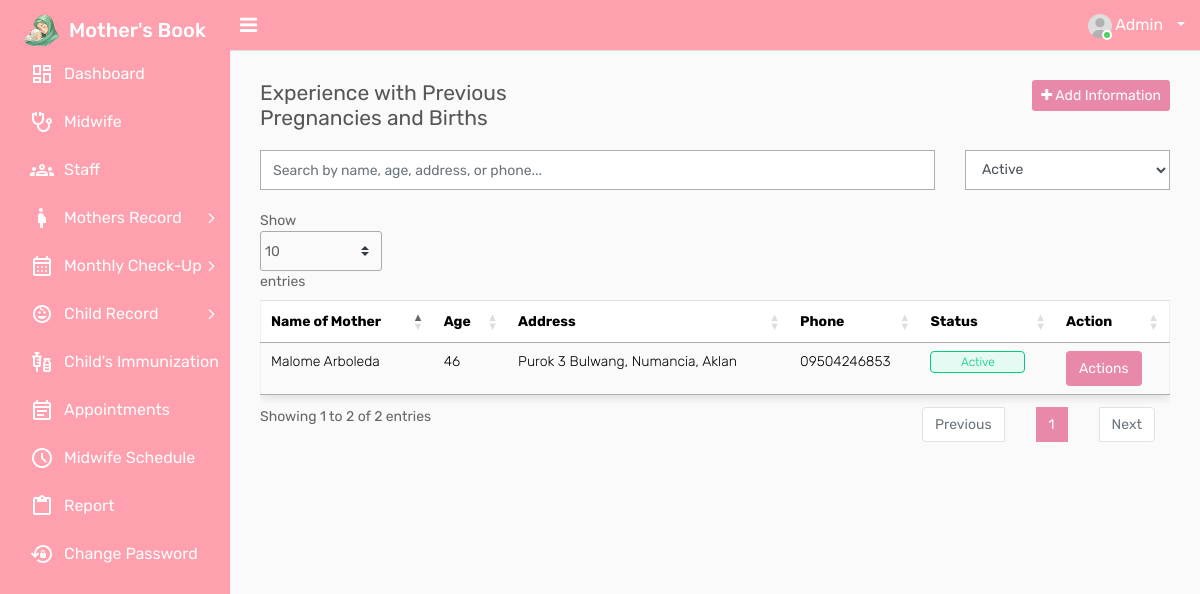
The app's page /login/system/experience-patient.php (signed in) with its own data.
### tables this page shows
CREATE TABLE `tbl_experiences` (
  `e_id` int(11) NOT NULL,
  `e_name` varchar(255) NOT NULL,
  `e_m_number` varchar(10) NOT NULL,
  `e_number` varchar(10) NOT NULL,
  `pregnancy_1_dod` date DEFAULT NULL,
  `pregnancy_2_dod` date DEFAULT NULL,
  `pregnancy_3_dod` date DEFAULT NULL,
  `pregnancy_4_dod` date DEFAULT NULL,
  `pregnancy_5_dod` date DEFAULT NULL,
  `pregnancy_6_dod` date DEFAULT NULL,
  `pregnancy_1_tod_normal` tinyint(1) DEFAULT NULL,
  `pregnancy_2_tod_normal` tinyint(1) DEFAULT NULL,
  `pregnancy_3_tod_normal` tinyint(1) DEFAULT NULL,
  `pregnancy_4_tod_normal` tinyint(1) DEFAULT NULL,
  `pregnancy_5_tod_normal` tinyint(1) DEFAULT NULL,
  `pregnancy_6_tod_normal` tinyint(1) DEFAULT NULL,
  `pregnancy_1_tod_cs` tinyint(1) DEFAULT NULL,
  `pregnancy_2_tod_cs` tinyint(1) DEFAULT NULL,
  `pregnancy_3_tod_cs` tinyint(1) DEFAULT NULL,
  `pregnancy_4_tod_cs` tinyint(1) DEFAULT NULL,
  `pregnancy_5_tod_cs` tinyint(1) DEFAULT NULL,
  `pregnancy_6_tod_cs` tinyint(1) DEFAULT NULL,
  `pregnancy_1_birth_outcome_alive` tinyint(1) DEFAULT NULL,
  `pregnancy_2_birth_outcome_alive` tinyint(1) DEFAULT NULL,
  `pregnancy_3_birth_outcome_alive` tinyint(1) DEFAULT NULL,
  `pregnancy_4_birth_outcome_alive` tinyint(1) DEFAULT NULL,
  `pregnancy_5_birth_outcome_alive` tinyint(1) DEFAULT NULL,
  `pregnancy_6_birth_outcome_alive` tinyint(1) DEFAULT NULL,
  `pregnancy_1_birth_outcome_miscarriage` tinyint(1) DEFAULT NULL,
  `pregnancy_2_birth_outcome_miscarriage` tinyint(1) DEFAULT NULL,
  `pregnancy_3_birth_outcome_miscarriage` tinyint(1) DEFAULT NULL,
  `pregnancy_4_birth_outcome_miscarriage` tinyint(1) DEFAULT NULL,
  `pregnancy_5_birth_outcome_miscarriage` tinyint(1) DEFAULT NULL,
  `pregnancy_6_birth_outcome_miscarriage` tinyint(1) DEFAULT NULL,
  `pregnancy_1_birth_outcome_stillbirth` tinyint(1) DEFAULT NULL,
  `pregnancy_2_birth_outcome_stillbirth` tinyint(1) DEFAULT NULL,
  `pregnancy_3_birth_outcome_stillbirth` tinyint(1) DEFAULT NULL,
  `pregnancy_4_birth_outcome_stillbirth` tinyint(1) DEFAULT NULL,
  `pregnancy_5_birth_outcome_stillbirth` tinyint(1) DEFAULT NULL,
  `pregnancy_6_birth_outcome_stillbirth` tinyint(1) DEFAULT NULL,
  `pregnancy_1_children_single` tinyint(1) DEFAULT NULL,
  `pregnancy_2_children_single` tinyint(1) DEFAULT NULL,
  `pregnancy_3_children_single` tinyint(1) DEFAULT NULL,
  `pregnancy_4_children_single` tinyint(1) DEFAULT NULL,
  `pregnancy_5_children_single` tinyint(1) DEFAULT NULL,
  `pregnancy_6_children_single` tinyint(1) DEFAULT NULL,
  `pregnancy_1_children_twin` tinyint(1) DEFAULT NULL,
  `pregnancy_2_children_twin` tinyint(1) DEFAULT NULL,
  `pregnancy_3_children_twin` tinyint(1) DEFAULT NULL,
  `pregnancy_4_children_twin` tinyint(1) DEFAULT NULL,
  `pregnancy_5_children_twin` tinyint(1) DEFAULT NULL,
  `pregnancy_6_children_twin` tinyint(1) DEFAULT NULL,
  `pregnancy_1_children_multiple` tinyint(1) DEFAULT NULL,
  `pregnancy_2_children_multiple` tinyint(1) DEFAULT NULL,
  `pregnancy_3_children_multiple` tinyint(1) DEFAULT NULL,
  `pregnancy_4_children_multiple` tinyint(1) DEFAULT NULL,
  `pregnancy_5_children_multiple` tinyint(1) DEFAULT NULL,
  `pregnancy_6_children_multiple` tinyint(1) DEFAULT NULL,
  `pregnancy_1_conditions_pih` varchar(5) DEFAULT NULL,
  `pregnancy_2_conditions_pih` varchar(5) DEFAULT NULL,
  `pregnancy_3_conditions_pih` varchar(5) DEFAULT NULL,
  `pregnancy_4_conditions_pih` varchar(5) DEFAULT NULL,
  `pregnancy_5_conditions_pih` varchar(5) DEFAULT NULL,
  `pregnancy_6_conditions_pih` varchar(5) DEFAULT NULL,
  `pregnancy_1_conditions_pe` varchar(5) DEFAULT NULL,
  `pregnancy_2_conditions_pe` varchar(5) DEFAULT NULL,
  `pregnancy_3_conditions_pe` varchar(5) DEFAULT NULL,
  `pregnancy_4_conditions_pe` varchar(5) DEFAULT NULL,
  `pregnancy_5_conditions_pe` varchar(5) DEFAULT NULL,
  `pregnancy_6_conditions_pe` varchar(5) DEFAULT NULL,
  `pregnancy_1_conditions_bleeding` varchar(5) DEFAULT NULL,
  `pregnancy_2_conditions_bleeding` varchar(5) DEFAULT NULL,
  `pregnancy_3_conditions_bleeding` varchar(5) DEFAULT NULL,
  `pregnancy_4_conditions_bleeding` varchar(5) DEFAULT NULL,
  `pregnancy_5_conditions_bleeding` varchar(5) DEFAULT NULL,
  `pregnancy_6_conditions_bleeding` varchar(5) DEFAULT NULL
);

CREATE TABLE `tbl_patients` (
  `id` int(11) NOT NULL,
  `m_first_name` varchar(250) DEFAULT NULL,
  `m_middle_name` varchar(250) DEFAULT NULL,
  `m_last_name` varchar(250) DEFAULT NULL,
  `m_phone` varchar(20) DEFAULT NULL,
  `m_landline` varchar(30) DEFAULT NULL,
  `m_dob` varchar(250) DEFAULT NULL,
  `m_type_blood` varchar(20) DEFAULT NULL,
  `m_occupation` varchar(250) DEFAULT NULL,
  `m_number` varchar(250) DEFAULT NULL,
  `dofcu` varchar(250) DEFAULT NULL,
  `m_age` varchar(10) DEFAULT NULL,
  `m_weight` varchar(20) NOT NULL,
  `m_height` varchar(20) DEFAULT NULL,
  `m_bmi` varchar(20) DEFAULT NULL,
  `m_dolp` varchar(250) DEFAULT NULL,
  `m_edod` varchar(250) DEFAULT NULL,
  `f_first_name` varchar(250) DEFAULT NULL,
  `f_middle_name` varchar(250) DEFAULT NULL,
  `f_last_name` varchar(250) DEFAULT NULL,
  `f_phone` varchar(20) DEFAULT NULL,
  `f_landline` varchar(30) DEFAULT NULL,
  `f_dob` varchar(250) DEFAULT NULL,
  `f_type_blood` varchar(20) DEFAULT NULL,
  `f_occupation` varchar(250) DEFAULT NULL,
  `children1` varchar(250) DEFAULT NULL,
  `children2` varchar(250) DEFAULT NULL,
  `children3` varchar(250) DEFAULT NULL,
  `dob1` varchar(250) DEFAULT NULL,
  `dob2` varchar(250) DEFAULT NULL,
  `dob3` varchar(250) DEFAULT NULL,
  `addr` varchar(250) DEFAULT NULL,
  `g_name` varchar(250) DEFAULT NULL,
  `g_rel` varchar(250) DEFAULT NULL,
  `g_phone` varchar(20) DEFAULT NULL,
  `g_dob` varchar(250) DEFAULT NULL,
  `patient_type` varchar(200) DEFAULT NULL,
  `stat` int(250) NOT NULL COMMENT '1=Active, 0=Inactive',
  `created_at` timestamp NOT NULL DEFAULT current_timestamp() ON UPDATE current_timestamp(),
  `m_pic` varchar(255) NOT NULL
);

### login/system/experience-patient.php (the view, shortened to what this page needs)
<?php
include('header.php');
include('includes/connection.php');
?>
<div class="page-wrapper">
    <div class="content">
        <div class="row">
            <div class="col-sm-4 col-3">
                <h4 class="page-title">Experience with Previous Pregnancies and Births</h4>
            </div>
            <?php
            if ($_SESSION['role'] == 1 || $_SESSION['role'] == 3) { ?>
                <div class="col-sm-8 col-9 text-right m-b-20">
                    <a href="add-experience-patient.php" class="btn btn-primary btn-sm float-right">
                        <i class="fa fa-plus"></i> Add Information
                    </a>
                </div>
            <?php } ?>
        </div>
        <div class="row m-b-20">
            <div class="col-sm-9">
                <input type="text" id="searchBar" class="form-control" placeholder="Search by name, age, address, or phone...">
            </div>
            <div class="col-sm-3">
                <select id="statusFilter" class="form-control">
                    <option value="Active">Active</option>
                </select>
            </div>
        </div>
        <div class="table-responsive">
            <table class="datatable table table-stripped" id="patientTable">
                <thead>
                    <tr>
                        <th>Name of Mother</th>
                        <th>Age</th>
                        <th>Address</th>
                        <th>Phone</th>
                        <th>Status</th>
                        <th>Action</th>
                    </tr>
                </thead>
                <tbody>
                    <?php
                    $fetch_query = mysqli_query($connection, "
                        SELECT
                            e.e_id,
                            p.m_first_name,
                            p.m_last_name,
                            p.m_age,           -- For calculating age
                            p.addr,          -- Address field
                            p.m_phone,        -- Phone field
                            p.patient_type
                        FROM
                            tbl_experiences e
                        JOIN
                            tbl_patients p
                        ON
                            e.e_name = p.m_number
                    ");
                    while ($row = mysqli_fetch_assoc($fetch_query)) {
                        $full_name = htmlspecialchars($row['m_first_name'] . ' ' . $row['m_last_name']);
                    ?>
                        <tr class="patient-row" data-status="<?php echo $row['patient_type']; ?>" style="display: <?php echo ($row['patient_type'] == 'Active' ? 'table-row' : 'none'); ?>">
                        <td><?php echo $full_name; ?></td>
                        <td><?php echo htmlspecialchars($row['m_age']); ?></td>
                        <td><?php echo htmlspecialchars($row['addr']); ?></td>
                        <td><?php echo htmlspecialchars($row['m_phone']); ?></td>
                        <td>
                            <span class="custom-badge <?php echo $row['patient_type'] == 'Active' ? 'status-green' : 'status-red'; ?>">
                                <?php echo $row['patient_type']; ?>
                            </span>
                        </td>
                        <td>
                            <div class="dropdown dropdown-action">
                                <button class="btn btn-primary dropdown-toggle" type="button" id="dropdownMenuButton" data-toggle="dropdown" aria-haspopup="true" aria-expanded="false">
                                    Actions
                                </button>
                            </div>
                        </td>
                    </tr>
                    <?php } ?>
                </tbody>
            </table>
        </div>
    </div>
</div>
<?php include('footer.php'); ?>

### records on screen
tbl_experiences: tbl_patients.m_first_name+m_last_name "Malome Arboleda", tbl_patients.m_age "46", tbl_patients.addr "Purok 3 Bulwang, Numancia, Aklan", tbl_patients.m_phone "09504246853", tbl_patients.patient_type "Active"
